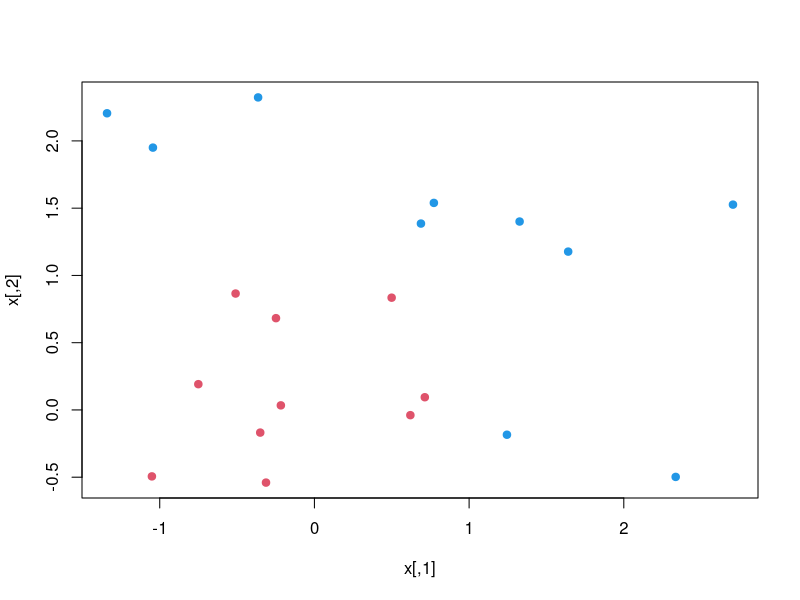
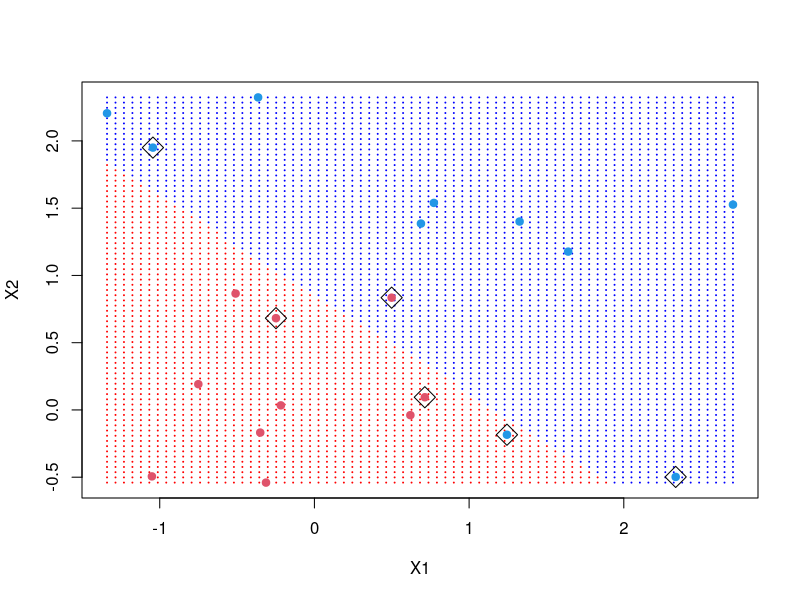
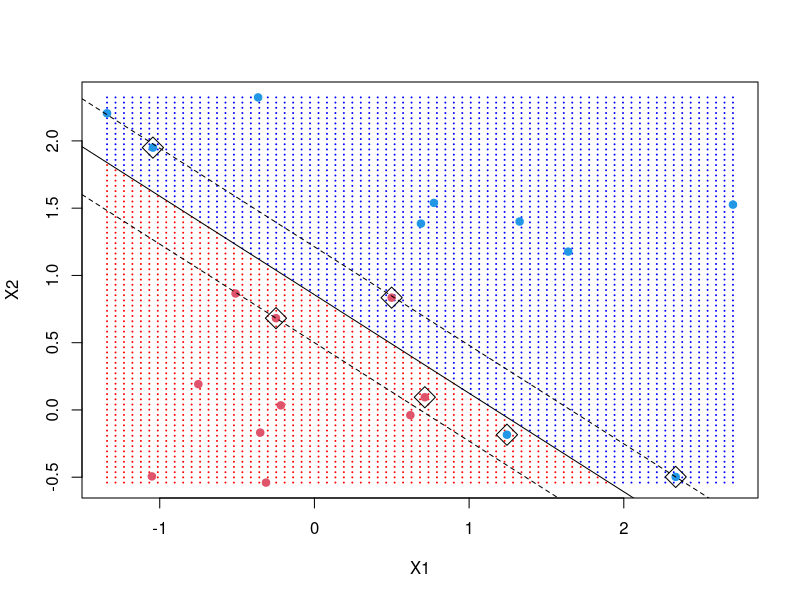
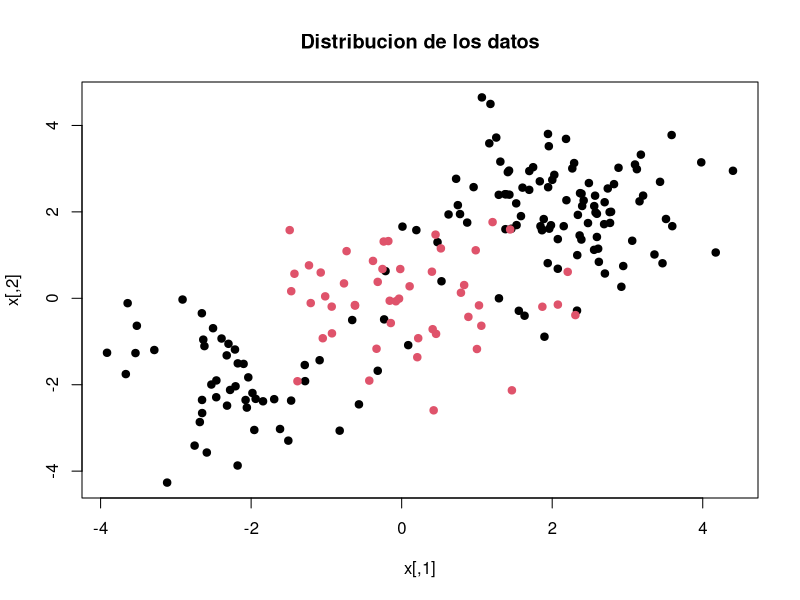
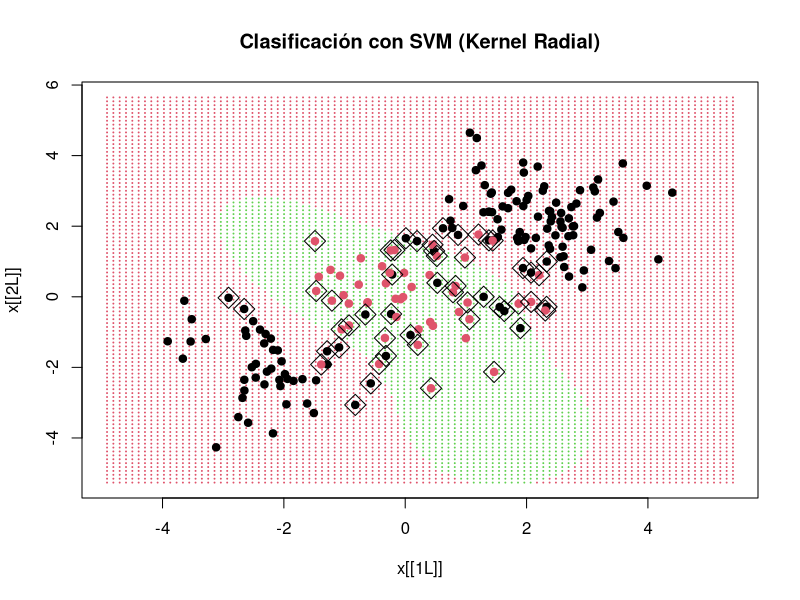

Recreate these plots in R, in order.
set.seed(10111)
x <- matrix(rnorm(40), 20, 2)
y <-  rep(c(-1, 1), c(10, 10))

x[y == 1, ] <- x[y == 1, ] + 1
plot(x, col = y + 3, pch = 19)

library(e1071)

data <- data.frame(x, y = as.factor(y))
svmfit <- svm(y ~ ., data = data, kernel = "linear", cost = 10, scale = FALSE)

print(svmfit)

make.grid <- function (x, n = 75){
  grange <- apply(x, 2, range)
  x1 <- seq(from = grange[1, 1], to = grange[2, 1], length = n)
  x2 <- seq(from = grange[1, 2], to = grange[2, 2], length = n)
  expand.grid(X1 = x1, X2 = x2)
}

xgrid <- make.grid(x)
xgrid[1:10, ]

ygrid <- predict(svmfit, xgrid)
plot(xgrid, col = c("red", "blue")[as.numeric(ygrid)], pch = 20, cex = 0.2)
points(x, col = y + 3, pch = 19)
points(x[svmfit$index, ], pch = 5, cex = 2)

beta <- drop(svmfit$coefs) %*% x[svmfit$index, ]
beta0 <- svmfit$rho

plot(xgrid, col = c("red", "blue")[as.numeric(ygrid)], pch = 20, cex = 0.2)
points(x, col = y + 3, pch = 19)
points(x[svmfit$index, ], pch = 5, cex = 2)
abline(beta0 / beta[2], -beta[1] / beta[2])
abline((beta0 - 1) / beta[2], -beta[1] / beta[2], lty = 2)
abline((beta0 + 1) / beta[2], -beta[1] / beta[2], lty = 2)


# Trabajo extra
set.seed(1)
x <- matrix(rnorm(200 * 2), ncol = 2)
x[1:100, ] <- x[1:100, ] + 2
x[101:150, ] <- x[101:150, ] - 2
y <- c(rep(1, 150), rep(2, 50))
dat <- data.frame(x = x, y = as.factor(y))
plot(x, col = y, pch = 19, main = "Distribucion de los datos")

svm_model <- svm(y ~ ., data = dat, kernel = "radial", cost = 10, gamma = 0.5)

# Crear una malla de puntos para la predicción
x1_range = seq(min(x[,1]) - 1, max(x[,1]) + 1, length.out = 100)
x2_range = seq(min(x[,2]) - 1, max(x[,2]) + 1, length.out = 100)
grid = expand.grid(X1 = x1_range, X2 = x2_range)
colnames(grid) = colnames(x)

# Predecir en la malla de puntos
pred_grid = predict(svm_model, grid)

# Dibujar el límite de decisión
plot(grid, col = as.numeric(pred_grid) + 1, pch = 20, cex = 0.2, main = "Clasificación con SVM (Kernel Radial)")
points(x, col = y, pch = 19)
points(x[svm_model$index, ], pch = 5, cex = 2)  # Marcar vectores de soporte
